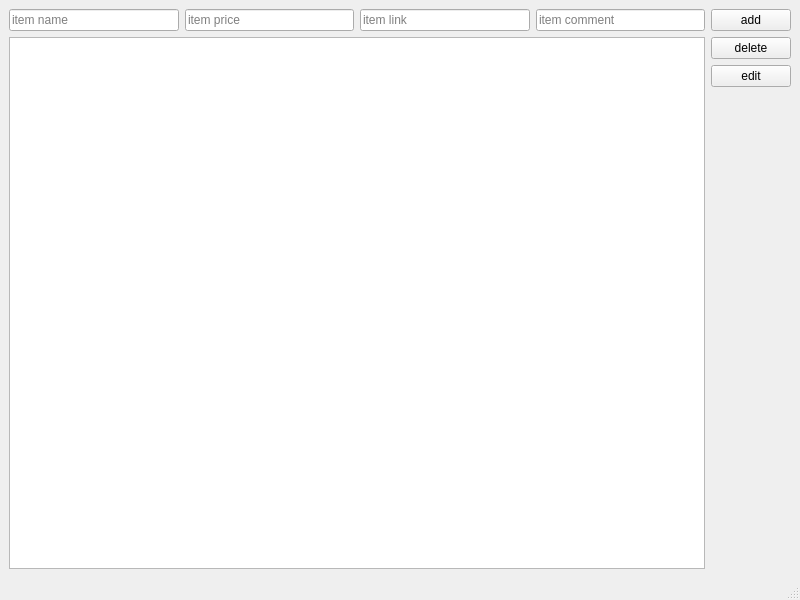
<?xml version="1.0" encoding="UTF-8"?>
<ui version="4.0">
 <class>MainWindow</class>
 <widget class="QMainWindow" name="MainWindow">
  <property name="geometry">
   <rect>
    <x>0</x>
    <y>0</y>
    <width>800</width>
    <height>600</height>
   </rect>
  </property>
  <property name="windowTitle">
   <string>MainWindow</string>
  </property>
  <widget class="QWidget" name="centralwidget">
   <layout class="QVBoxLayout" name="verticalLayout">
    <item>
     <layout class="QHBoxLayout" name="horizontalLayout">
      <item>
       <widget class="QLineEdit" name="nameEdit">
        <property name="placeholderText">
         <string>item name</string>
        </property>
       </widget>
      </item>
      <item>
       <widget class="QLineEdit" name="priceEdit">
        <property name="placeholderText">
         <string>item price</string>
        </property>
       </widget>
      </item>
      <item>
       <widget class="QLineEdit" name="linkEdit">
        <property name="placeholderText">
         <string>item link</string>
        </property>
       </widget>
      </item>
      <item>
       <widget class="QLineEdit" name="commentEdit">
        <property name="placeholderText">
         <string>item comment</string>
        </property>
       </widget>
      </item>
      <item>
       <widget class="QPushButton" name="addButton">
        <property name="text">
         <string>add</string>
        </property>
       </widget>
      </item>
     </layout>
    </item>
    <item>
     <layout class="QHBoxLayout" name="horizontalLayout_2">
      <item>
       <widget class="QTableWidget" name="itemList"/>
      </item>
      <item>
       <layout class="QVBoxLayout" name="verticalLayout_2">
        <item>
         <widget class="QPushButton" name="deleteButton">
          <property name="text">
           <string>delete</string>
          </property>
         </widget>
        </item>
        <item>
         <widget class="QPushButton" name="editButton">
          <property name="text">
           <string>edit</string>
          </property>
         </widget>
        </item>
        <item>
         <spacer name="verticalSpacer">
          <property name="orientation">
           <enum>Qt::Vertical</enum>
          </property>
          <property name="sizeHint" stdset="0">
           <size>
            <width>20</width>
            <height>40</height>
           </size>
          </property>
         </spacer>
        </item>
       </layout>
      </item>
     </layout>
    </item>
   </layout>
  </widget>
  <widget class="QMenuBar" name="menubar">
   <property name="geometry">
    <rect>
     <x>0</x>
     <y>0</y>
     <width>800</width>
     <height>21</height>
    </rect>
   </property>
  </widget>
  <widget class="QStatusBar" name="statusbar"/>
 </widget>
 <resources/>
 <connections/>
</ui>
